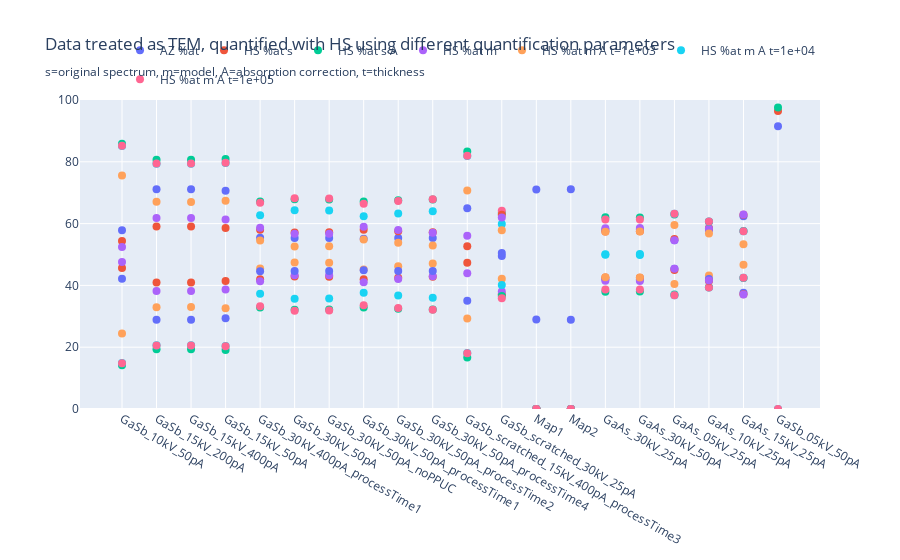

Notebook source saved alongside this figure:
### Code cell
fig = go.Figure()
lines_list = ['Sb_La', 'As_Ka', 'Ga_Ka', 'Ga_La', 'As_La']
colors = ['#636EFA', '#EF553B', '#00CC96', '#AB63FA', '#FFA15A', '#19D3F3', '#FF6692', '#B6E880', '#FF97FF', '#FECB52'] # plotly colors

for l in lines_list:
    for y in y_keys:
        i = y_keys.index(y)
        fig.add_scatter(x=df[df['Line'] == l]['File'], y = df[df['Line'] == l][y], mode='markers', name=y, marker=dict(size=8, color=colors[i]), legendgroup=y, showlegend=True if l == lines_list[0] else False)
fig.update_layout(title='Data treated as TEM, quantified with HS using different quantification parameters<br><sub>s=original spectrum, m=model, A=absorption correction, t=thickness')
fig.update_layout(legend=dict(orientation="h", yanchor="bottom", y=1.02, xanchor="right", x=1))
fig.update_yaxes(range=[0, 100])
fig

### Figure 1 — Plotly figure (JSON) as saved in the notebook; plotly's stock layout.template omitted (floating-point values rounded to 4 significant figures)
{"data": [{"legendgroup": "AZ %at", "marker": {"color": "#636EFA", "size": 8}, "mode": "markers", "name": "AZ %at", "showlegend": true, "type": "scatter", "x": ["GaSb_10kV_50pA", "GaSb_15kV_200pA", "GaSb_15kV_400pA", "GaSb_15kV_50pA", "GaSb_30kV_400pA_processTime1", "GaSb_30kV_50pA", "GaSb_30kV_50pA_noPPUC", "GaSb_30kV_50pA_processTime1", "GaSb_30kV_50pA_processTime2", "GaSb_30kV_50pA_processTime4", "GaSb_scratched_15kV_400pA_processTime3", "GaSb_scratched_30kV_25pA", "Map1", "Map2"], "y": [57.84, 71.08, 71.09, 70.66, 55.45, 55.32, 55.31, 55.13, 55.37, 55.35, 64.93, 49.51, 71.05, 71.11]}, {"legendgroup": "HS %at s", "marker": {"color": "#EF553B", "size": 8}, "mode": "markers", "name": "HS %at s", "showlegend": true, "type": "scatter", "x": ["GaSb_10kV_50pA", "GaSb_15kV_200pA", "GaSb_15kV_400pA", "GaSb_15kV_50pA", "GaSb_30kV_400pA_processTime1", "GaSb_30kV_50pA", "GaSb_30kV_50pA_noPPUC", "GaSb_30kV_50pA_processTime1", "GaSb_30kV_50pA_processTime2", "GaSb_30kV_50pA_processTime4", "GaSb_scratched_15kV_400pA_processTime3", "GaSb_scratched_30kV_25pA", "Map1", "Map2"], "y": [45.61, 59.04, 59.04, 58.55, 41.97, 42.89, 42.8, 41.97, 42.46, 42.78, 52.64, 37.12, 0, 0]}, {"legendgroup": "HS %at s A", "marker": {"color": "#00CC96", "size": 8}, "mode": "markers", "name": "HS %at s A", "showlegend": true, "type": "scatter", "x": ["GaSb_10kV_50pA", "GaSb_15kV_200pA", "GaSb_15kV_400pA", "GaSb_15kV_50pA", "GaSb_30kV_400pA_processTime1", "GaSb_30kV_50pA", "GaSb_30kV_50pA_noPPUC", "GaSb_30kV_50pA_processTime1", "GaSb_30kV_50pA_processTime2", "GaSb_30kV_50pA_processTime4", "GaSb_scratched_15kV_400pA_processTime3", "GaSb_scratched_30kV_25pA", "Map1", "Map2"], "y": [14.16, 19.3, 19.3, 19.09, 67.18, 67.86, 67.8, 67.18, 67.55, 67.78, 16.68, 63.41, 0, 0]}, {"legendgroup": "HS %at m", "marker": {"color": "#AB63FA", "size": 8}, "mode": "markers", "name": "HS %at m", "showlegend": true, "type": "scatter", "x": ["GaSb_10kV_50pA", "GaSb_15kV_200pA", "GaSb_15kV_400pA", "GaSb_15kV_50pA", "GaSb_30kV_400pA_processTime1", "GaSb_30kV_50pA", "GaSb_30kV_50pA_noPPUC", "GaSb_30kV_50pA_processTime1", "GaSb_30kV_50pA_processTime2", "GaSb_30kV_50pA_processTime4", "GaSb_scratched_15kV_400pA_processTime3", "GaSb_scratched_30kV_25pA", "Map1", "Map2"], "y": [47.54, 61.8, 61.85, 61.3, 41.38, 43.3, 43.26, 41.01, 42.1, 42.96, 56.1, 38.05, 0, 0]}, {"legendgroup": "HS %at m A t=1e+03", "marker": {"color": "#FFA15A", "size": 8}, "mode": "markers", "name": "HS %at m A t=1e+03", "showlegend": true, "type": "scatter", "x": ["GaSb_10kV_50pA", "GaSb_15kV_200pA", "GaSb_15kV_400pA", "GaSb_15kV_50pA", "GaSb_30kV_400pA_processTime1", "GaSb_30kV_50pA", "GaSb_30kV_50pA_noPPUC", "GaSb_30kV_50pA_processTime1", "GaSb_30kV_50pA_processTime2", "GaSb_30kV_50pA_processTime4", "GaSb_scratched_15kV_400pA_processTime3", "GaSb_scratched_30kV_25pA", "Map1", "Map2"], "y": [24.44, 32.96, 32.99, 32.62, 45.49, 47.39, 47.35, 45.12, 46.2, 47.05, 29.3, 42.16, 0, null]}, {"legendgroup": "HS %at m A t=1e+04", "marker": {"color": "#19D3F3", "size": 8}, "mode": "markers", "name": "HS %at m A t=1e+04", "showlegend": true, "type": "scatter", "x": ["GaSb_10kV_50pA", "GaSb_15kV_200pA", "GaSb_15kV_400pA", "GaSb_15kV_50pA", "GaSb_30kV_400pA_processTime1", "GaSb_30kV_50pA", "GaSb_30kV_50pA_noPPUC", "GaSb_30kV_50pA_processTime1", "GaSb_30kV_50pA_processTime2", "GaSb_30kV_50pA_processTime4", "GaSb_scratched_15kV_400pA_processTime3", "GaSb_scratched_30kV_25pA", "Map1", "Map2"], "y": [14.87, 20.63, 20.65, 20.39, 62.7, 64.28, 64.24, 62.39, 63.29, 64, 18.11, 59.86, 0, null]}, {"legendgroup": "HS %at m A t=1e+05", "marker": {"color": "#FF6692", "size": 8}, "mode": "markers", "name": "HS %at m A t=1e+05", "showlegend": true, "type": "scatter", "x": ["GaSb_10kV_50pA", "GaSb_15kV_200pA", "GaSb_15kV_400pA", "GaSb_15kV_50pA", "GaSb_30kV_400pA_processTime1", "GaSb_30kV_50pA", "GaSb_30kV_50pA_noPPUC", "GaSb_30kV_50pA_processTime1", "GaSb_30kV_50pA_processTime2", "GaSb_30kV_50pA_processTime4", "GaSb_scratched_15kV_400pA_processTime3", "GaSb_scratched_30kV_25pA", "Map1", "Map2"], "y": [14.82, 20.56, 20.58, 20.32, 66.74, 68.17, 68.14, 66.46, 67.28, 67.92, 18.05, 64.15, 0, 0]}, {"legendgroup": "AZ %at", "marker": {"color": "#636EFA", "size": 8}, "mode": "markers", "name": "AZ %at", "showlegend": false, "type": "scatter", "x": ["GaAs_30kV_25pA", "GaAs_30kV_50pA"], "y": [42.03, 41.93]}, {"legendgroup": "HS %at s", "marker": {"color": "#EF553B", "size": 8}, "mode": "markers", "name": "HS %at s", "showlegend": false, "type": "scatter", "x": ["GaAs_30kV_25pA", "GaAs_30kV_50pA"], "y": [42.54, 42.5]}, {"legendgroup": "HS %at s A", "marker": {"color": "#00CC96", "size": 8}, "mode": "markers", "name": "HS %at s A", "showlegend": false, "type": "scatter", "x": ["GaAs_30kV_25pA", "GaAs_30kV_50pA"], "y": [62.03, 62.01]}, {"legendgroup": "HS %at m", "marker": {"color": "#AB63FA", "size": 8}, "mode": "markers", "name": "HS %at m", "showlegend": false, "type": "scatter", "x": ["GaAs_30kV_25pA", "GaAs_30kV_50pA"], "y": [41.52, 41.44]}, {"legendgroup": "HS %at m A t=1e+03", "marker": {"color": "#FFA15A", "size": 8}, "mode": "markers", "name": "HS %at m A t=1e+03", "showlegend": false, "type": "scatter", "x": ["GaAs_30kV_25pA", "GaAs_30kV_50pA"], "y": [42.63, 42.55]}, {"legendgroup": "HS %at m A t=1e+04", "marker": {"color": "#19D3F3", "size": 8}, "mode": "markers", "name": "HS %at m A t=1e+04", "showlegend": false, "type": "scatter", "x": ["GaAs_30kV_25pA", "GaAs_30kV_50pA"], "y": [49.93, 49.86]}, {"legendgroup": "HS %at m A t=1e+05", "marker": {"color": "#FF6692", "size": 8}, "mode": "markers", "name": "HS %at m A t=1e+05", "showlegend": false, "type": "scatter", "x": ["GaAs_30kV_25pA", "GaAs_30kV_50pA"], "y": [61.36, 61.31]}, {"legendgroup": "AZ %at", "marker": {"color": "#636EFA", "size": 8}, "mode": "markers", "name": "AZ %at", "showlegend": false, "type": "scatter", "x": ["GaAs_30kV_25pA", "GaAs_30kV_50pA", "GaSb_30kV_400pA_processTime1", "GaSb_30kV_50pA", "GaSb_30kV_50pA_noPPUC", "GaSb_30kV_50pA_processTime1", "GaSb_30kV_50pA_processTime2", "GaSb_30kV_50pA_processTime4", "GaSb_scratched_30kV_25pA"], "y": [57.97, 58.07, 44.55, 44.68, 44.69, 44.87, 44.63, 44.65, 50.49]}, {"legendgroup": "HS %at s", "marker": {"color": "#EF553B", "size": 8}, "mode": "markers", "name": "HS %at s", "showlegend": false, "type": "scatter", "x": ["GaAs_30kV_25pA", "GaAs_30kV_50pA", "GaSb_30kV_400pA_processTime1", "GaSb_30kV_50pA", "GaSb_30kV_50pA_noPPUC", "GaSb_30kV_50pA_processTime1", "GaSb_30kV_50pA_processTime2", "GaSb_30kV_50pA_processTime4", "GaSb_scratched_30kV_25pA"], "y": [57.46, 57.5, 58.03, 57.11, 57.2, 58.03, 57.54, 57.22, 62.88]}, {"legendgroup": "HS %at s A", "marker": {"color": "#00CC96", "size": 8}, "mode": "markers", "name": "HS %at s A", "showlegend": false, "type": "scatter", "x": ["GaAs_30kV_25pA", "GaAs_30kV_50pA", "GaSb_30kV_400pA_processTime1", "GaSb_30kV_50pA", "GaSb_30kV_50pA_noPPUC", "GaSb_30kV_50pA_processTime1", "GaSb_30kV_50pA_processTime2", "GaSb_30kV_50pA_processTime4", "GaSb_scratched_30kV_25pA"], "y": [37.97, 37.99, 32.82, 32.14, 32.2, 32.82, 32.45, 32.22, 36.59]}, {"legendgroup": "HS %at m", "marker": {"color": "#AB63FA", "size": 8}, "mode": "markers", "name": "HS %at m", "showlegend": false, "type": "scatter", "x": ["GaAs_30kV_25pA", "GaAs_30kV_50pA", "GaSb_30kV_400pA_processTime1", "GaSb_30kV_50pA", "GaSb_30kV_50pA_noPPUC", "GaSb_30kV_50pA_processTime1", "GaSb_30kV_50pA_processTime2", "GaSb_30kV_50pA_processTime4", "GaSb_scratched_30kV_25pA"], "y": [58.48, 58.56, 58.62, 56.7, 56.74, 58.99, 57.9, 57.04, 61.95]}, {"legendgroup": "HS %at m A t=1e+03", "marker": {"color": "#FFA15A", "size": 8}, "mode": "markers", "name": "HS %at m A t=1e+03", "showlegend": false, "type": "scatter", "x": ["GaAs_30kV_25pA", "GaAs_30kV_50pA", "GaSb_30kV_400pA_processTime1", "GaSb_30kV_50pA", "GaSb_30kV_50pA_noPPUC", "GaSb_30kV_50pA_processTime1", "GaSb_30kV_50pA_processTime2", "GaSb_30kV_50pA_processTime4", "GaSb_scratched_30kV_25pA"], "y": [57.37, 57.45, 54.51, 52.61, 52.65, 54.88, 53.8, 52.95, 57.84]}, {"legendgroup": "HS %at m A t=1e+04", "marker": {"color": "#19D3F3", "size": 8}, "mode": "markers", "name": "HS %at m A t=1e+04", "showlegend": false, "type": "scatter", "x": ["GaAs_30kV_25pA", "GaAs_30kV_50pA", "GaSb_30kV_400pA_processTime1", "GaSb_30kV_50pA", "GaSb_30kV_50pA_noPPUC", "GaSb_30kV_50pA_processTime1", "GaSb_30kV_50pA_processTime2", "GaSb_30kV_50pA_processTime4", "GaSb_scratched_30kV_25pA"], "y": [50.07, 50.14, 37.3, 35.72, 35.76, 37.61, 36.71, 36, 40.14]}, {"legendgroup": "HS %at m A t=1e+05", "marker": {"color": "#FF6692", "size": 8}, "mode": "markers", "name": "HS %at m A t=1e+05", "showlegend": false, "type": "scatter", "x": ["GaAs_30kV_25pA", "GaAs_30kV_50pA", "GaSb_30kV_400pA_processTime1", "GaSb_30kV_50pA", "GaSb_30kV_50pA_noPPUC", "GaSb_30kV_50pA_processTime1", "GaSb_30kV_50pA_processTime2", "GaSb_30kV_50pA_processTime4", "GaSb_scratched_30kV_25pA"], "y": [38.64, 38.69, 33.26, 31.83, 31.86, 33.54, 32.72, 32.08, 35.85]}, {"legendgroup": "AZ %at", "marker": {"color": "#636EFA", "size": 8}, "mode": "markers", "name": "AZ %at", "showlegend": false, "type": "scatter", "x": ["GaAs_05kV_25pA", "GaAs_10kV_25pA", "GaAs_15kV_25pA", "GaSb_05kV_50pA", "GaSb_10kV_50pA", "GaSb_15kV_200pA", "GaSb_15kV_400pA", "GaSb_15kV_50pA", "GaSb_scratched_15kV_400pA_processTime3", "Map1", "Map2"], "y": [54.6, 57.91, 62.36, 91.47, 42.16, 28.92, 28.91, 29.34, 35.07, 28.95, 28.89]}, {"legendgroup": "HS %at s", "marker": {"color": "#EF553B", "size": 8}, "mode": "markers", "name": "HS %at s", "showlegend": false, "type": "scatter", "x": ["GaAs_05kV_25pA", "GaAs_10kV_25pA", "GaAs_15kV_25pA", "GaSb_05kV_50pA", "GaSb_10kV_50pA", "GaSb_15kV_200pA", "GaSb_15kV_400pA", "GaSb_15kV_50pA", "GaSb_scratched_15kV_400pA_processTime3", "Map1", "Map2"], "y": [55, 58.57, 62.84, 96.4, 54.39, 40.96, 40.96, 41.45, 47.36, 0, 0]}, {"legendgroup": "HS %at s A", "marker": {"color": "#00CC96", "size": 8}, "mode": "markers", "name": "HS %at s A", "showlegend": false, "type": "scatter", "x": ["GaAs_05kV_25pA", "GaAs_10kV_25pA", "GaAs_15kV_25pA", "GaSb_05kV_50pA", "GaSb_10kV_50pA", "GaSb_15kV_200pA", "GaSb_15kV_400pA", "GaSb_15kV_50pA", "GaSb_scratched_15kV_400pA_processTime3", "Map1", "Map2"], "y": [37.07, 39.42, 42.39, 97.58, 85.84, 80.7, 80.7, 80.91, 83.32, 0, 0]}, {"legendgroup": "HS %at m", "marker": {"color": "#AB63FA", "size": 8}, "mode": "markers", "name": "HS %at m", "showlegend": false, "type": "scatter", "x": ["GaAs_05kV_25pA", "GaAs_10kV_25pA", "GaAs_15kV_25pA", "GaSb_05kV_50pA", "GaSb_10kV_50pA", "GaSb_15kV_200pA", "GaSb_15kV_400pA", "GaSb_15kV_50pA", "GaSb_scratched_15kV_400pA_processTime3", "Map1", "Map2"], "y": [54.59, 58.38, 62.97, null, 52.46, 38.2, 38.15, 38.7, 43.9, 0, 0]}, {"legendgroup": "HS %at m A t=1e+03", "marker": {"color": "#FFA15A", "size": 8}, "mode": "markers", "name": "HS %at m A t=1e+03", "showlegend": false, "type": "scatter", "x": ["GaAs_05kV_25pA", "GaAs_10kV_25pA", "GaAs_15kV_25pA", "GaSb_05kV_50pA", "GaSb_10kV_50pA", "GaSb_15kV_200pA", "GaSb_15kV_400pA", "GaSb_15kV_50pA", "GaSb_scratched_15kV_400pA_processTime3", "Map1", "Map2"], "y": [40.49, 43.21, 46.66, null, 75.56, 67.04, 67.01, 67.38, 70.7, 0, 0]}, {"legendgroup": "HS %at m A t=1e+04", "marker": {"color": "#19D3F3", "size": 8}, "mode": "markers", "name": "HS %at m A t=1e+04", "showlegend": false, "type": "scatter", "x": ["GaAs_05kV_25pA", "GaAs_10kV_25pA", "GaAs_15kV_25pA", "GaSb_05kV_50pA", "GaSb_10kV_50pA", "GaSb_15kV_200pA", "GaSb_15kV_400pA", "GaSb_15kV_50pA", "GaSb_scratched_15kV_400pA_processTime3", "Map1", "Map2"], "y": [36.81, 39.29, 42.48, 0, 85.13, 79.37, 79.35, 79.61, 81.89, 0, 0]}, {"legendgroup": "HS %at m A t=1e+05", "marker": {"color": "#FF6692", "size": 8}, "mode": "markers", "name": "HS %at m A t=1e+05", "showlegend": false, "type": "scatter", "x": ["GaAs_05kV_25pA", "GaAs_10kV_25pA", "GaAs_15kV_25pA", "GaSb_05kV_50pA", "GaSb_10kV_50pA", "GaSb_15kV_200pA", "GaSb_15kV_400pA", "GaSb_15kV_50pA", "GaSb_scratched_15kV_400pA_processTime3", "Map1", "Map2"], "y": [36.81, 39.29, 42.48, 0, 85.18, 79.44, 79.42, 79.68, 81.95, 0, 0]}, {"legendgroup": "AZ %at", "marker": {"color": "#636EFA", "size": 8}, "mode": "markers", "name": "AZ %at", "showlegend": false, "type": "scatter", "x": ["GaAs_05kV_25pA", "GaAs_10kV_25pA", "GaAs_15kV_25pA"], "y": [45.4, 42.09, 37.64]}, {"legendgroup": "HS %at s", "marker": {"color": "#EF553B", "size": 8}, "mode": "markers", "name": "HS %at s", "showlegend": false, "type": "scatter", "x": ["GaAs_05kV_25pA", "GaAs_10kV_25pA", "GaAs_15kV_25pA"], "y": [45, 41.43, 37.16]}, {"legendgroup": "HS %at s A", "marker": {"color": "#00CC96", "size": 8}, "mode": "markers", "name": "HS %at s A", "showlegend": false, "type": "scatter", "x": ["GaAs_05kV_25pA", "GaAs_10kV_25pA", "GaAs_15kV_25pA"], "y": [62.93, 60.58, 57.61]}, {"legendgroup": "HS %at m", "marker": {"color": "#AB63FA", "size": 8}, "mode": "markers", "name": "HS %at m", "showlegend": false, "type": "scatter", "x": ["GaAs_05kV_25pA", "GaAs_10kV_25pA", "GaAs_15kV_25pA"], "y": [45.41, 41.62, 37.03]}, {"legendgroup": "HS %at m A t=1e+03", "marker": {"color": "#FFA15A", "size": 8}, "mode": "markers", "name": "HS %at m A t=1e+03", "showlegend": false, "type": "scatter", "x": ["GaAs_05kV_25pA", "GaAs_10kV_25pA", "GaAs_15kV_25pA"], "y": [59.51, 56.79, 53.34]}, {"legendgroup": "HS %at m A t=1e+04", "marker": {"color": "#19D3F3", "size": 8}, "mode": "markers", "name": "HS %at m A t=1e+04", "showlegend": false, "type": "scatter", "x": ["GaAs_05kV_25pA", "GaAs_10kV_25pA", "GaAs_15kV_25pA"], "y": [63.19, 60.71, 57.52]}, {"legendgroup": "HS %at m A t=1e+05", "marker": {"color": "#FF6692", "size": 8}, "mode": "markers", "name": "HS %at m A t=1e+05", "showlegend": false, "type": "scatter", "x": ["GaAs_05kV_25pA", "GaAs_10kV_25pA", "GaAs_15kV_25pA"], "y": [63.19, 60.71, 57.52]}], "layout": {"legend": {"orientation": "h", "x": 1, "xanchor": "right", "y": 1.02, "yanchor": "bottom"}, "title": {"text": "Data treated as TEM, quantified with HS using different quantification parameters<br><sub>s=original spectrum, m=model, A=absorption correction, t=thickness"}, "yaxis": {"range": [0, 100]}}}
